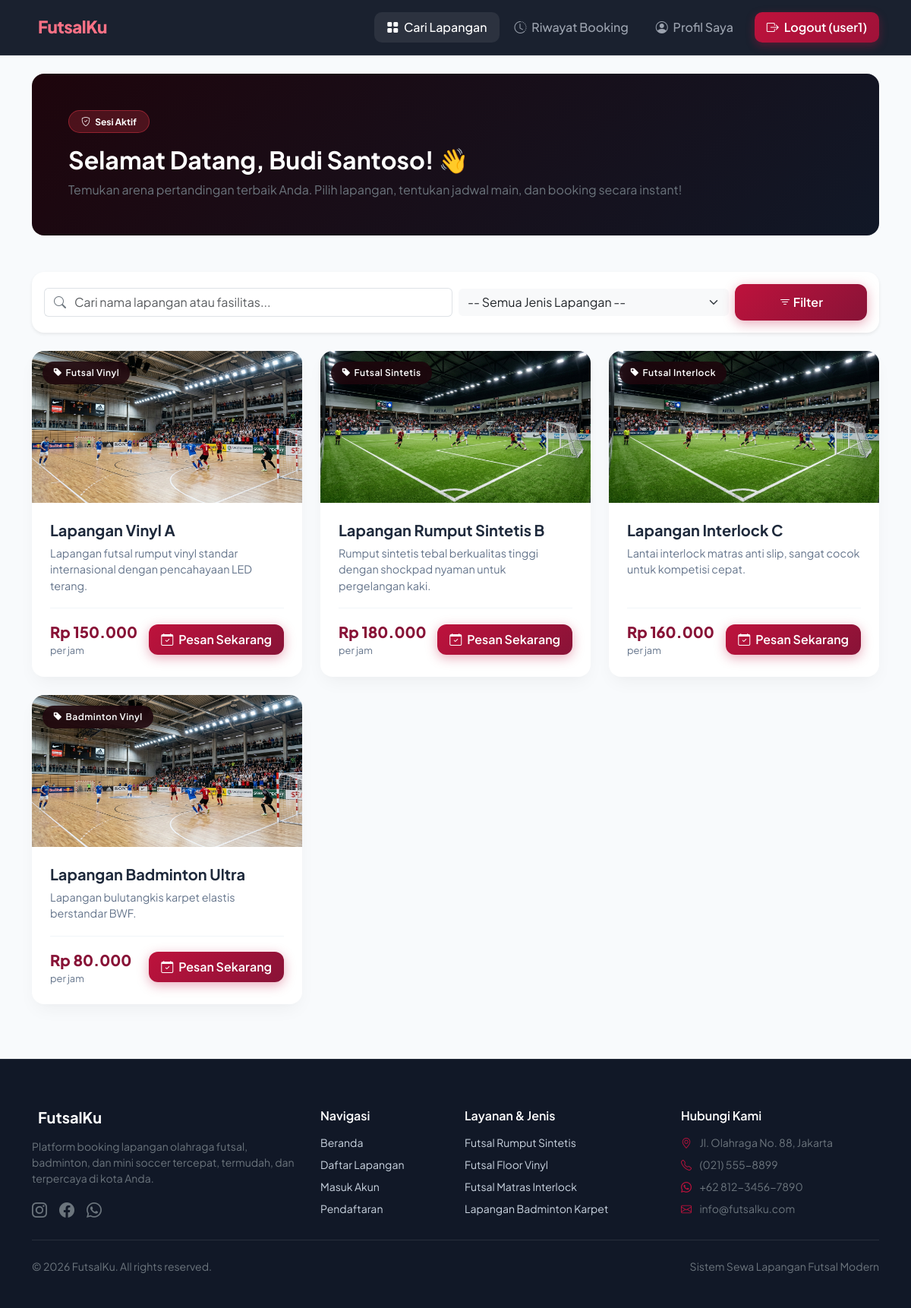
The page /user/dashboard.php (signed in) on the database its author committed.
### tables this page shows
CREATE TABLE IF NOT EXISTS `lapangan` (
  `id_lapangan` INT(11) NOT NULL AUTO_INCREMENT,
  `nama_lapangan` VARCHAR(100) NOT NULL,
  `jenis` VARCHAR(50) NOT NULL,
  `harga_per_jam` INT(11) NOT NULL,
  `deskripsi` TEXT DEFAULT NULL,
  `foto` VARCHAR(255) DEFAULT 'default.jpg',
  PRIMARY KEY (`id_lapangan`)
);

### config/config.php (called while the page is built, shortened)
<?php
$host = "localhost";
$user = "root";
$pass = "";
$db   = "db_futsal";
$conn = mysqli_connect($host, $user, $pass, $db);
if (!function_exists('clean')) {
    function clean($data) {
        global $conn;
        return mysqli_real_escape_string($conn, trim(htmlspecialchars($data, ENT_QUOTES, 'UTF-8')));
    }
}
if (!function_exists('format_rupiah')) {
    function format_rupiah($angka) {
        return "Rp " . number_format((float)$angka, 0, ',', '.');
    }
}
?>

### user/dashboard.php (the view, shortened to what this page needs)
<?php
require_once '../config/config.php';
$search = clean($_GET['search'] ?? '');
$where_clauses = [];
$where_sql = count($where_clauses) > 0 ? "WHERE " . implode(' AND ', $where_clauses) : "";
$query = "SELECT * FROM lapangan $where_sql ORDER BY id_lapangan ASC";
$result = mysqli_query($conn, $query);
include '../includes/header.php';
?>
<div class="container py-4">
  <div class="p-4 p-md-5 rounded-4 text-white position-relative overflow-hidden mb-5" style="background: linear-gradient(135deg, #1e050c 0%, #111827 100%);">
    <div class="position-relative" style="z-index: 2;">
      <span class="badge bg-danger bg-opacity-25 text-white border border-danger border-opacity-50 px-3 py-2 rounded-pill mb-3">
        <i class="bi bi-shield-check me-1"></i> Sesi Aktif
      </span>
      <h2 class="fw-bold mb-2">Selamat Datang, <?= htmlspecialchars($_SESSION['nama'] ?? $_SESSION['username']) ?>! 👋</h2>
      <p class="text-secondary mb-0 max-w-600">Temukan arena pertandingan terbaik Anda. Pilih lapangan, tentukan jadwal main, dan booking secara instant!</p>
    </div>
  </div>
  <div class="card border-0 shadow-sm rounded-4 p-3 mb-4">
    <form method="get" action="" class="row g-2 align-items-center">
      <div class="col-md-6">
        <div class="input-group">
          <span class="input-group-text bg-white border-end-0 text-secondary"><i class="bi bi-search"></i></span>
          <input type="text" name="search" class="form-control border-start-0 ps-0" placeholder="Cari nama lapangan atau fasilitas..." value="<?= htmlspecialchars($search) ?>">
        </div>
      </div>
      <div class="col-md-4">
        <select name="jenis" class="form-select border-0 bg-light">
          <option value="">-- Semua Jenis Lapangan --</option>
        </select>
      </div>
      <div class="col-md-2 d-flex gap-2">
        <button type="submit" class="btn btn-primary-custom w-100"><i class="bi bi-filter"></i> Filter</button>
      </div>
    </form>
  </div>
  <div class="row g-4 mb-5">
    <?php if (mysqli_num_rows($result) > 0): ?>
      <?php while($row = mysqli_fetch_assoc($result)):
        $foto = !empty($row['foto']) ? $row['foto'] : 'lapangan_sintetis.jpg';
      ?>
        <div class="col-lg-4 col-md-6">
          <div class="card-lapangan">
            <div class="card-lapangan-img-wrapper">
              <span class="badge-jenis"><i class="bi bi-tag-fill me-1"></i><?= htmlspecialchars($row['jenis']) ?></span>
              <img src="../uploads/foto_lapangan/<?= htmlspecialchars($foto) ?>" alt="<?= htmlspecialchars($row['nama_lapangan']) ?>" onerror="this.src='../uploads/foto_lapangan/lapangan_sintetis.jpg'">
            </div>
            <div class="card-lapangan-body">
              <h4 class="card-lapangan-title"><?= htmlspecialchars($row['nama_lapangan']) ?></h4>
              <p class="card-lapangan-desc">
                <?= !empty($row['deskripsi']) ? htmlspecialchars($row['deskripsi']) : 'Lapangan futsal kualitas internasional dengan pencahayaan terang dan fasilitas terlengkap.' ?>
              </p>
              <div class="card-lapangan-footer">
                <div>
                  <div class="harga-tag" style="color:#881337;"><?= format_rupiah($row['harga_per_jam']) ?></div>
                  <div class="harga-unit">per jam</div>
                </div>
                <a href="booking.php?id_lapangan=<?= $row['id_lapangan'] ?>" class="btn btn-primary-custom px-3 py-2 text-white">
                  <i class="bi bi-calendar-check me-1"></i> Pesan Sekarang
                </a>
              </div>
            </div>
          </div>
        </div>
      <?php endwhile; ?>
    <?php endif; ?>
  </div>
</div>
<?php include '../includes/footer.php'; ?>

### assets/css/style.css (style rules this page uses)
:root { --primary-color: #be123c; --primary-hover: #9f1239; --primary-dark: #4c0519; --secondary-color: #e11d48; --accent-light: #ffe4e6; --dark-bg: #111827; --dark-card: #1f2937; --light-bg: #fdf2f4; --card-shadow: 0 10px 25px -5px rgba(0, 0, 0, 0.05), 0 8px 10px -6px rgba(0, 0, 0, 0.01); --hover-shadow: 0 20px 30px -10px rgba(190, 18, 60, 0.25); --border-radius: 16px; --transition: all 0.3s cubic-bezier(0.4, 0, 0.2, 1); }
body { font-family: 'Plus Jakarta Sans', -apple-system, BlinkMacSystemFont, sans-serif; background-color: #f8fafc; color: #334155; min-height: 100vh; display: flex; flex-direction: column; }
.btn-primary-custom { background: linear-gradient(135deg, #be123c, #881337); border: none; color: #fff !important; font-weight: 600; padding: 12px 28px; border-radius: 12px; transition: var(--transition); box-shadow: 0 4px 15px rgba(190, 18, 60, 0.35); }
.card-lapangan { border: none; border-radius: var(--border-radius); background: #fff; box-shadow: var(--card-shadow); transition: var(--transition); overflow: hidden; height: 100%; display: flex; flex-direction: column; }
.card-lapangan-img-wrapper { position: relative; height: 200px; overflow: hidden; background-color: #e2e8f0; }
.card-lapangan-img-wrapper img { width: 100%; height: 100%; object-fit: cover; transition: transform 0.5s ease; }
.badge-jenis { position: absolute; top: 14px; left: 14px; background: rgba(30, 5, 12, 0.85); backdrop-filter: blur(8px); color: #fff; font-size: 0.75rem; font-weight: 600; padding: 6px 14px; border-radius: 20px; letter-spacing: 0.5px; }
.card-lapangan-body { padding: 24px; display: flex; flex-direction: column; flex-grow: 1; }
.card-lapangan-title { font-size: 1.25rem; font-weight: 700; color: #1e293b; margin-bottom: 8px; }
.card-lapangan-desc { color: #64748b; font-size: 0.9rem; margin-bottom: 18px; line-height: 1.5; }
.card-lapangan-footer { margin-top: auto; padding-top: 16px; border-top: 1px solid #f1f5f9; display: flex; align-items: center; justify-content: space-between; }
.harga-tag { font-size: 1.25rem; font-weight: 800; color: var(--primary-dark); }
.harga-unit { font-size: 0.8rem; color: #64748b; font-weight: 400; }

### rows shown on the page
lapangan: jenis "Futsal Vinyl", foto (picture), nama_lapangan "Lapangan Vinyl A", deskripsi "Lapangan futsal rumput vinyl standar internasional dengan pencahayaan LED terang.", harga_per_jam "Rp 150.000"
lapangan: jenis "Futsal Sintetis", foto (picture), nama_lapangan "Lapangan Rumput Sintetis B", deskripsi "Rumput sintetis tebal berkualitas tinggi dengan shockpad nyaman untuk pergelangan kaki.", harga_per_jam "Rp 180.000"
lapangan: jenis "Futsal Interlock", foto (picture), nama_lapangan "Lapangan Interlock C", deskripsi "Lantai interlock matras anti slip, sangat cocok untuk kompetisi cepat.", harga_per_jam "Rp 160.000"
lapangan: jenis "Badminton Vinyl", foto (picture), nama_lapangan "Lapangan Badminton Ultra", deskripsi "Lapangan bulutangkis karpet elastis berstandar BWF.", harga_per_jam "Rp 80.000"

### other values the page prints
$_SESSION['username'] "user1"
$_SESSION['nama'] "Budi Santoso"
